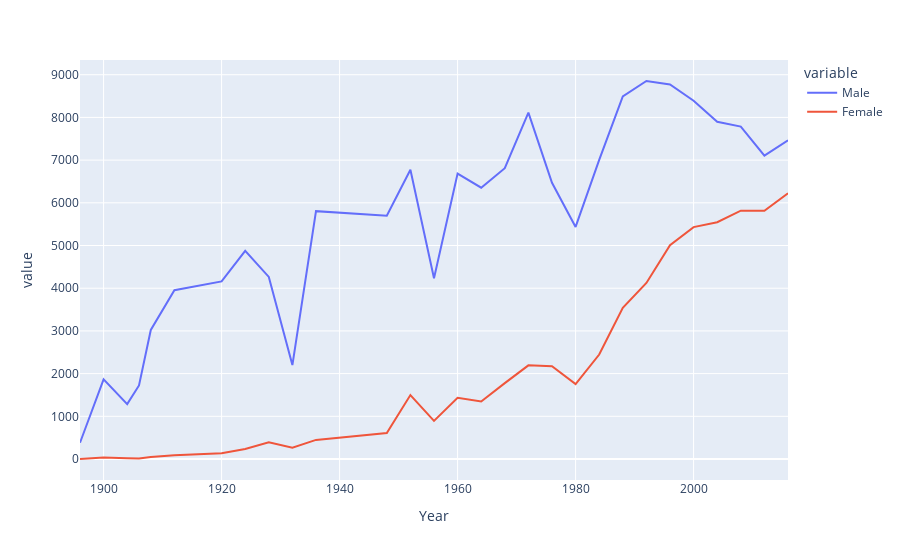

The notebook cell saved with this chart:
### Code cell
men_women_participation = men.merge(woman, on='Year', how = 'left')
men_women_participation.fillna(0, inplace = True)
fig = px.line(men_women_participation, x ='Year', y=['Male','Female'])
fig.show()

### Figure 1 — Plotly figure (JSON) as saved in the notebook; plotly's stock layout.template omitted (floating-point values rounded to 4 significant figures)
{"data": [{"hovertemplate": "variable=Male<br>Year=%{x}<br>value=%{y}<extra></extra>", "legendgroup": "Male", "line": {"color": "#636efa", "dash": "solid"}, "marker": {"symbol": "circle"}, "mode": "lines", "name": "Male", "orientation": "v", "showlegend": true, "type": "scatter", "x": [1896, 1900, 1904, 1906, 1908, 1912, 1920, 1924, 1928, 1932, 1936, 1948, 1952, 1956, 1960, 1964, 1968, 1972, 1976, 1980, 1984, 1988, 1992, 1996, 2000, 2004, 2008, 2012, 2016], "xaxis": "x", "y": [380, 1865, 1285, 1722, 3022, 3953, 4158, 4876, 4265, 2200, 5804, 5698, 6773, 4234, 6684, 6354, 6811, 8111, 6469, 5435, 7007, 8494, 8853, 8772, 8390, 7897, 7786, 7105, 7465], "yaxis": "y"}, {"hovertemplate": "variable=Female<br>Year=%{x}<br>value=%{y}<extra></extra>", "legendgroup": "Female", "line": {"color": "#EF553B", "dash": "solid"}, "marker": {"symbol": "circle"}, "mode": "lines", "name": "Female", "orientation": "v", "showlegend": true, "type": "scatter", "x": [1896, 1900, 1904, 1906, 1908, 1912, 1920, 1924, 1928, 1932, 1936, 1948, 1952, 1956, 1960, 1964, 1968, 1972, 1976, 1980, 1984, 1988, 1992, 1996, 2000, 2004, 2008, 2012, 2016], "xaxis": "x", "y": [0, 33, 16, 11, 47, 87, 134, 234, 391, 265, 447, 610, 1497, 893, 1435, 1348, 1777, 2193, 2172, 1756, 2447, 3543, 4124, 5008, 5431, 5546, 5816, 5815, 6223], "yaxis": "y"}], "layout": {"legend": {"title": {"text": "variable"}, "tracegroupgap": 0}, "margin": {"t": 60}, "xaxis": {"anchor": "y", "domain": [0, 1], "title": {"text": "Year"}}, "yaxis": {"anchor": "x", "domain": [0, 1], "title": {"text": "value"}}}}
